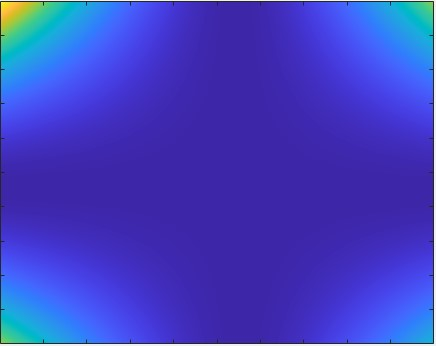
%> input picture Funciones de prueba/Base 1/Mishra10.jpg, 436 x 346 px
$ octave Mishra10.m   (GNU Octave 9; MATLAB toolbox functions it lacks are replaced by stand-ins)
%> lines starting %> are read from the running program, lines starting %| are printed output that depends on the picture
% Mishra's # 10a or SeqP # 1 Function
% Range of initial points: -10 <= xj <= 10 , j=1,2
% Two global minimum: (x1,x2)=(0,0),(2,2)
% f(x1,x2)=0
% Coded by: Ali R. Alroomi | Last Update: 25 May 2015 | www.al-roomi.org

clear
clc
warning off

x1min=-10;
x1max=10;
x2min=-10;
x2max=10;
R=1500; % steps resolution
x1=x1min:(x1max-x1min)/R:x1max;
x2=x2min:(x2max-x2min)/R:x2max;

for j=1:length(x1)

    for i=1:length(x2)
        f1=x1(j)+x2(i);
        f2=x1(j)*x2(i);
        f(i)=(f1-f2)^2;
    end

    f_tot(j,:)=f;

end
Min= min(f_tot,[],'all');
Max = max(f_tot,[],'all');

z=(f_tot-Min)/(Max-Min);

figure(1)
% [6 lines of commented-out code are left out]
imagesc(x1,x2,z);
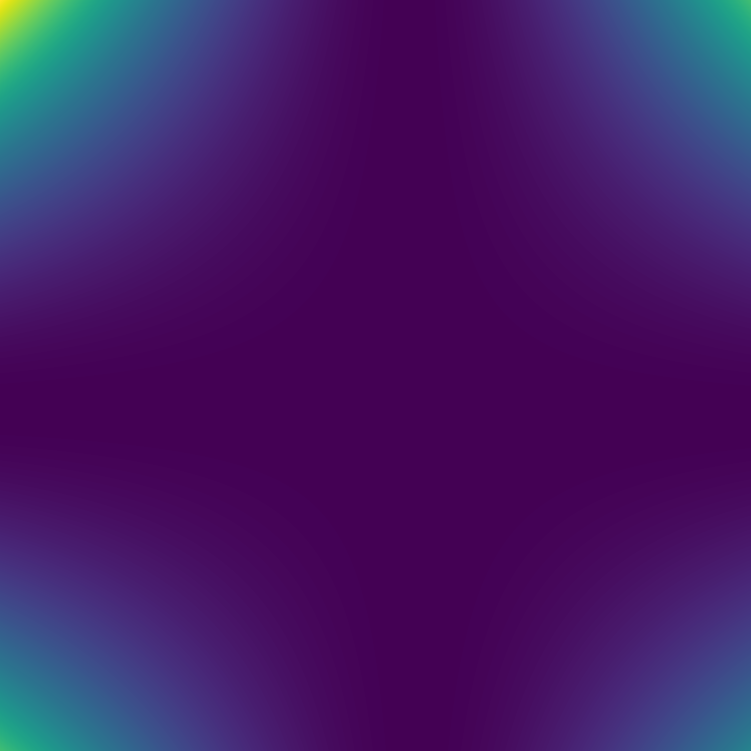
%> displayed picture: size 1501x1501x3, on the screen's scale of 0 to 255 (shown at 1/2 size); mean R, G, B 67.1, 27, 101.9

f = imread ('Mishra10.jpg');
%> f is the input picture: size 346x436x3 uint8; mean R, G, B 64.7, 63.7, 193.7
k = rgb2gray(f);
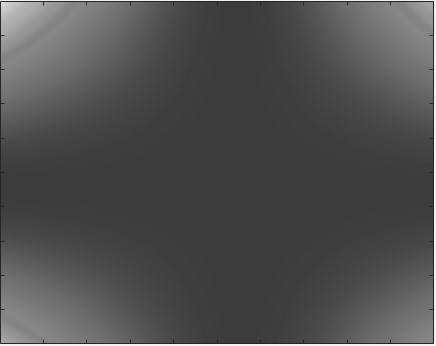
%> k: size 346x436 uint8; min 25, max 251, mean 78.9
figure(2)
imshow(k);
